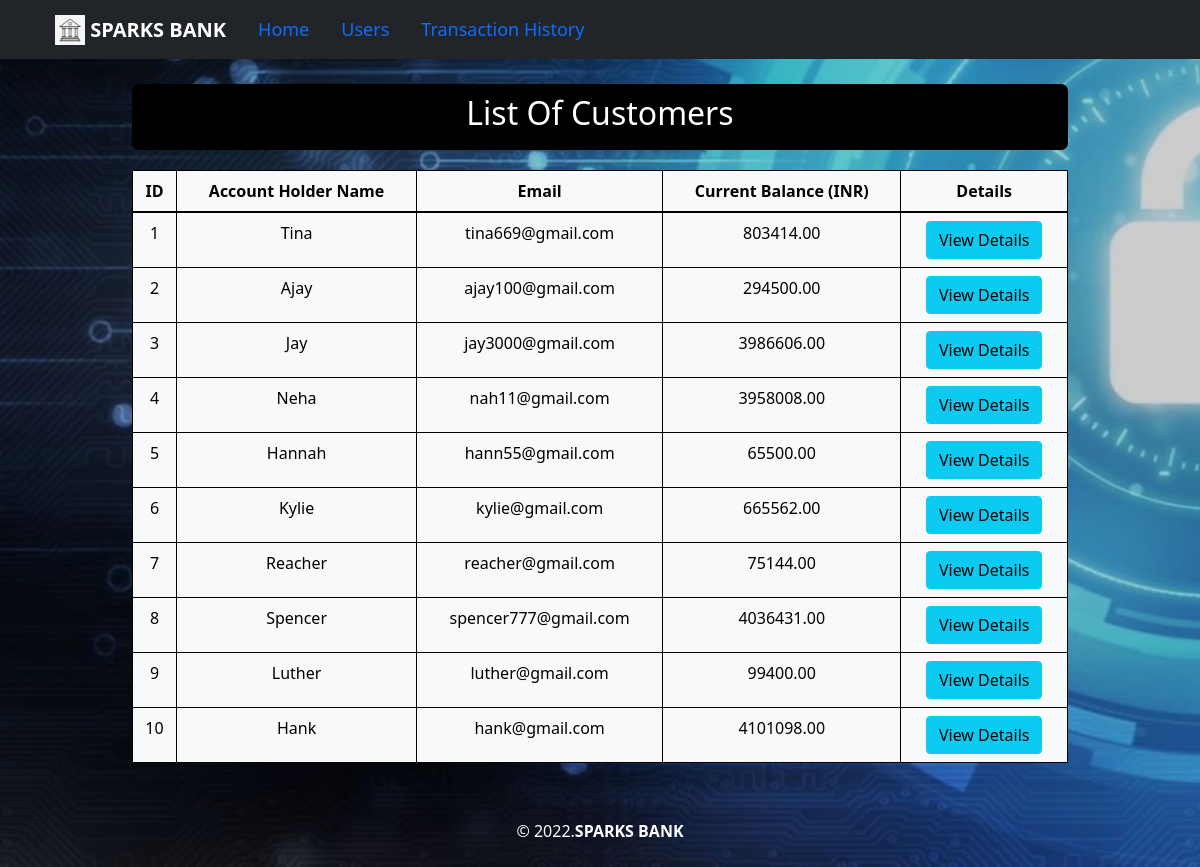
The page /users.php on the database its author committed.
### tables this page shows
CREATE TABLE `users` (
  `id` int(8) NOT NULL,
  `name` varchar(50) NOT NULL,
  `email` varchar(50) NOT NULL,
  `contact` bigint(10) NOT NULL,
  `accno` bigint(10) NOT NULL,
  `current_balance` double(10,2) NOT NULL
);

### users.php (the view, shortened to what this page needs)
<?php
include 'conn.php';
$sql = "SELECT * FROM users";
$result = $conn->query($sql);
?>
<!DOCTYPE html>
<html lang="en">
<head>
    <link href="https://cdn.jsdelivr.net/npm/bootstrap@5.1.3/dist/css/bootstrap.min.css" rel="stylesheet">
    <link rel="stylesheet" href="style.css">
</head>
  <body class="bg">
      <?php
        include 'navbar.php';
      ?>
    <div class="container" style="color:white;text-align:center;width:78%;margin-top:25px;background-color:black;padding:10px;border-radius:7px"><h2>List Of Customers</h2></div>
      <div class="container" style="width: 80%; margin-top:20px; ">
            <table class="table table-bordered table-light border-0 table-hover" style="padding: 10px 10px 10px 10px;text-align: center;height:400px;overflow:scroll;">
                <thead>
                    <tr>
                      <th scope="col">ID</th>
                      <th scope="col">Account Holder Name</th>
                      <th scope="col">Email</th>
                      <th scope="col">Current Balance (INR)</th>
                      <th scope="col">Details</th>
                    </tr>
                  </thead>
                  <tbody>
                      <?php
                      if($result->num_rows>0){
                        while($row=$result->fetch_assoc()){
                          ?>
                          <tr>
                            <td><?php echo $row['id']; ?></td>
                            <td><?php echo $row['name']; ?></td>
                            <td><?php echo $row['email']; ?></td>
                            <td><?php echo $row['current_balance']; ?></td>
                            <td>
                              <a class="btn btn-info" href="details.php?id=<?php echo $row['email'];?>">View Details</a>
                            </td>
                          </tr>
                            <?php
                        }
                      }
                      else{
                        ?>
                        <tr>
                          <th colspan="5">There's No Data found!!!</th>
                        </tr>
                        <?php
                      }
                      ?>
                  </tbody>
            </table>
      </div>
      <?php
        include 'footer.php';
        ?>
  </body>
</html>

### style.css (style rules this page uses)
body, html { height: 100%; }
.bg { background-image: url("bank.jpg"); background-attachment: fixed; height: 100%; background-position: center; background-repeat: no-repeat; background-size: cover; }

### rows shown on the page
users: id "1", name "Tina", email "tina669@gmail.com", current_balance "803414.00"
users: id "2", name "Ajay", email "ajay100@gmail.com", current_balance "294500.00"
users: id "3", name "Jay", email "jay3000@gmail.com", current_balance "3986606.00"
users: id "4", name "Neha", email "nah11@gmail.com", current_balance "3958008.00"
users: id "5", name "Hannah", email "hann55@gmail.com", current_balance "65500.00"
users: id "6", name "Kylie", email "kylie@gmail.com", current_balance "665562.00"
users: id "7", name "Reacher", email "reacher@gmail.com", current_balance "75144.00"
users: id "8", name "Spencer", email "spencer777@gmail.com", current_balance "4036431.00"
users: id "9", name "Luther", email "luther@gmail.com", current_balance "99400.00"
users: id "10", name "Hank", email "hank@gmail.com", current_balance "4101098.00"
